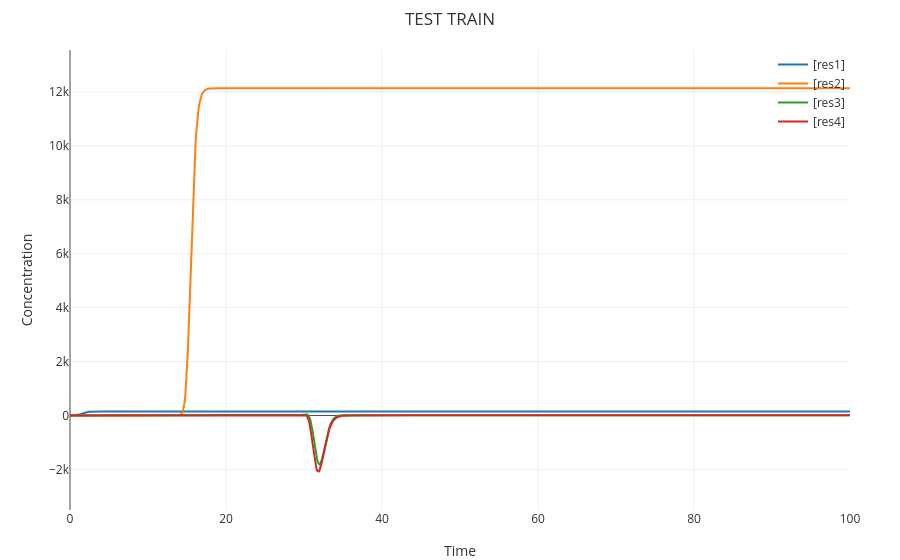

Notebook source saved alongside this figure:
### Code cell
%export expanded
%debug off
%title "TEST TRAIN"
%preserve NW0P NW0N NW1P NW1N
directive simulation { 
  final=100; 
  plots=[res1;res2;res3;res4];
}
directive simulator deterministic
directive parameters [ k = 0.003; u = 0.1 ]

directive rates [
  res1 = [R0]-[R1];
  res2 = [LOSS1P]-[LOSS1N];
  res3 = [W0P]-[W0N];
  res4 = [W1P]-[W1N];
]	

| 1 c1
| 1e-6 c2
| 1e-6 c3
| 1e-6 c4
| 1e-6 c5
| 1e-6 c6
| 1e-6 c7
| 1 c8

// -4 39.2
| 0 XP
| 4 XN
| 39.2 YP
| 0 YN
| 0 R0
| 0 R1
| 1 CB
%invoke FOUR_CLOCK(c1,c2,c3,c4,c5,c6,c7,c8,CB):(c1,c2,c3,c4,c5,c6,c7,c8,CB)
%invoke TEST_FUNC(NW0P,NW0N,NW1P,NW1N,XP,XN,c1):(R0,R1,CB)

| 0 LOSS1P
| 0 LOSS1N

%invoke LOSSC(R0,R1,YP,YN,c3):(LOSS1P,LOSS1N,c3)

| 0 W0P1
| 0 W0N1
| 0 W1P1
| 0 W1N1
%invoke WEIGHTC0(NW0P,NW0N,NW1P,NW1N,XP,XN,YP,YN,LOSS1P,LOSS1N,c5):(W0P,W0N,c5)

%invoke WEIGHTC1(NW0P,NW0N,NW1P,NW1N,XP,XN,YP,YN,LOSS1P,LOSS1N,c5):(W1P,W1N,c5)

### Figure 1 — Plotly figure (JSON) as saved in the notebook; plotly's stock layout.template omitted (floating-point values rounded to 4 significant figures; data arrays with more than 128 entries replaced by an {"elided": "..."} marker saying what was removed)
{"data": [{"line": {"width": 2}, "mode": "lines", "name": "[res1]", "x": {"elided": "1001 float values"}, "y": {"elided": "1001 float values"}}, {"line": {"width": 2}, "mode": "lines", "name": "[res2]", "x": {"elided": "1001 float values"}, "y": {"elided": "1001 float values"}}, {"line": {"width": 2}, "mode": "lines", "name": "[res3]", "x": {"elided": "1001 float values"}, "y": {"elided": "1001 float values"}}, {"line": {"width": 2}, "mode": "lines", "name": "[res4]", "x": {"elided": "1001 float values"}, "y": {"elided": "1001 float values"}}], "layout": {"font": {"color": "#333"}, "hovermode": "x unified", "legend": {"bgcolor": "rgba(0,0,0,0)", "x": 1, "xanchor": "right", "y": 1, "yanchor": "top"}, "margin": {"b": 50, "l": 70, "r": 50, "t": 50}, "paper_bgcolor": "rgba(0,0,0,0)", "plot_bgcolor": "rgba(0,0,0,0)", "title": "TEST TRAIN", "xaxis": {"range": [0, 100], "showgrid": true, "title": "Time"}, "yaxis": {"range": [-3508.0, 13560.0], "showgrid": true, "title": "Concentration"}}}
